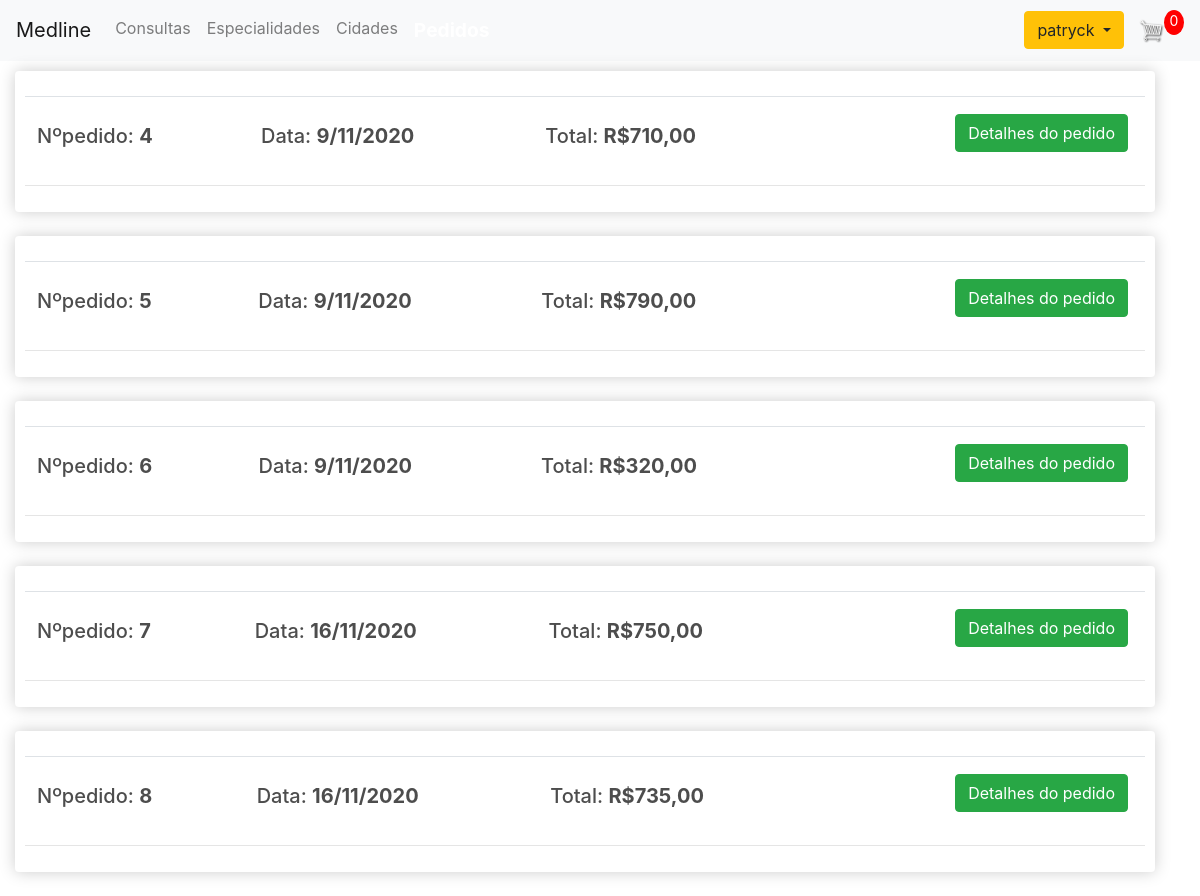
The page /pedidos/ (signed in) on the database as committed earlier.
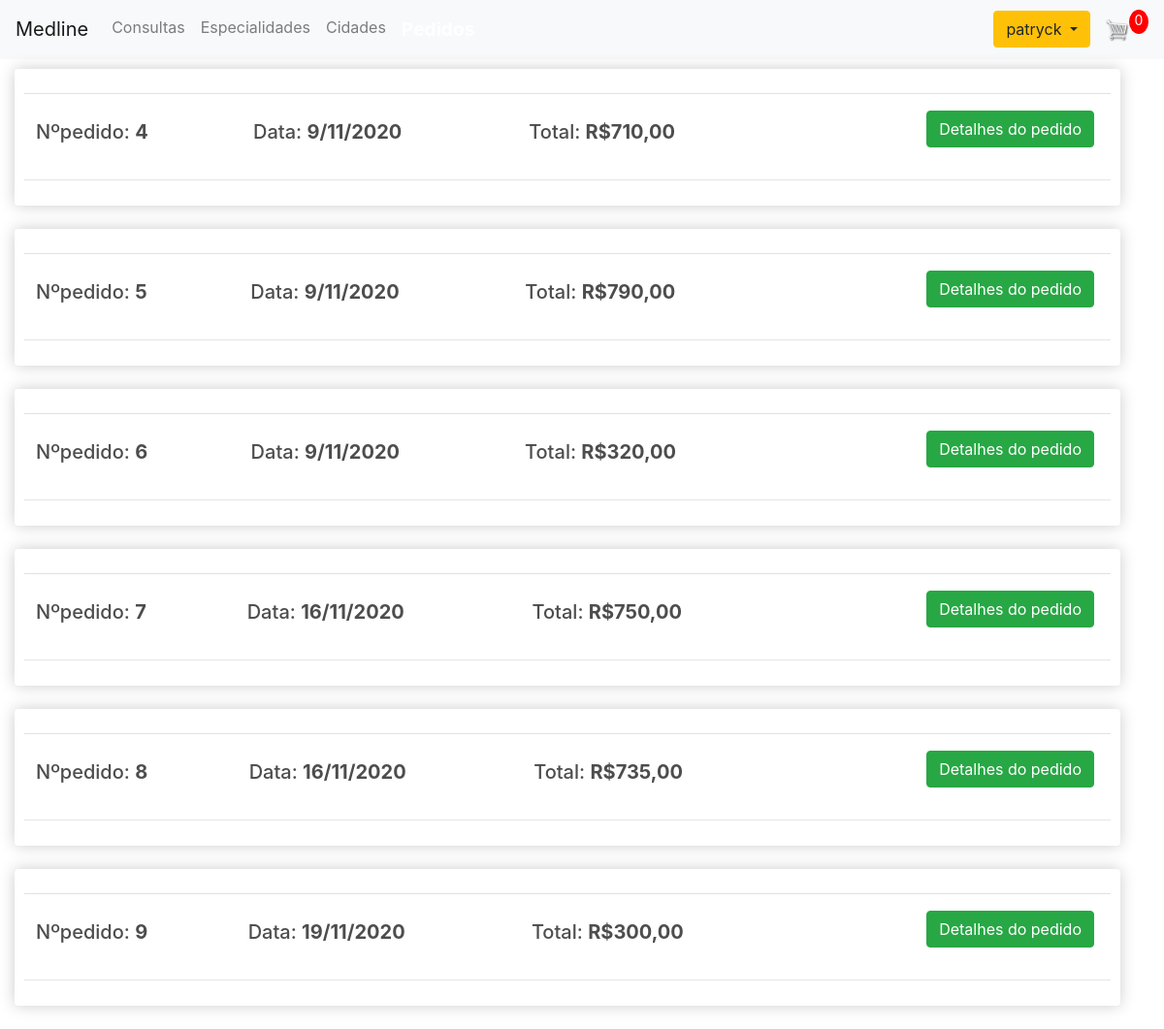
The same page on the database as committed later.
### consulta/models.py (models this page shows, shortened)
class Contato_paciente(models.Model):
    id_paciente = models.ForeignKey(Pacientes, on_delete=models.SET_NULL, blank=True, null=True)
    id_compra = models.ForeignKey(Compras, on_delete=models.SET_NULL, blank=True, null=True)
    nome_completo = models.CharField(max_length=200, null=True)
    email = models.EmailField(max_length=200, null=True)
    cep = models.CharField(max_length=200, null=True)
    rua = models.CharField(max_length=200, null=True)
    bairro = models.CharField(max_length=200, null=True)
    cidade = models.CharField(max_length=200, null=True)
    estado = models.CharField(max_length=200, null=True)
    items_pedido = models.CharField(max_length=200, null=True)
    total = models.CharField(max_length=200, null=True)
    data_compra = models.DateTimeField(auto_now_add=True)

class Compras(models.Model):
    id_paciente = models.ForeignKey(Pacientes, on_delete=models.SET_NULL, null=True)
    data_emissao = models.DateTimeField(auto_now_add=True)
    complete = models.BooleanField(default=False, null=True, blank=True)
    transaction_id = models.CharField(max_length=200, null=True)
    def __str__(self):
        return str(self.id)
    @property
    def get_cart_items(self):
        comprasitems = self.compras_consulta_set.all()
        total = sum([item.quantity for item in comprasitems])
        return total
    class Meta:
        verbose_name = 'Compra'
        verbose_name_plural = 'Compras'

### consulta/views.py (the view)
# urls.py: path('pedidos/', v.pedidos, name="pedidos"),
def pedidos(request):
    if request.user.is_authenticated:
        paciente = request.user.pacientes
        compras, created = Compras.objects.get_or_create(id_paciente=paciente, complete=False)
        items = compras.compras_consulta_set.all()
        cartItems = compras.get_cart_items
    paciente = request.user.pacientes
    contato_paciente = Contato_paciente.objects.all().filter(id_paciente=paciente)
    context = {'cartItems':cartItems,'contato_paciente':contato_paciente}
    return render(request, 'pedidos.html', context)

### consulta/templates/pedidos.html (shortened to what this page needs)
{% extends "base.html" %}
{% load static %}
{% block main %}
{% block links %}
<link rel="stylesheet" type="text/css" href="{% static 'css/pedidos.css' %}">
{% endblock %}
<div class="row col-md-12">
    <div class="col-lg-12">
        {% for dado in contato_paciente %}
        <div class="box-element">
            <table class="table centro">
                <tr>
                    <th><h5 class="centro">Nºpedido: <strong>{{dado.id_compra}}</strong></h5></th>
                    <th><h5 class="centro">Data: <strong>{{dado.data_compra.day}}/{{dado.data_compra.month}}/{{dado.data_compra.year}}</strong></h5></th>
                    <th><h5 class="centro">Total: <strong>R${{dado.total}}</strong></h5></th>
                    <th>
                        <a class="btn btn-success link" href="detalhes_pedido/{{dado.id_compra}}">Detalhes do pedido</a>
                    </th>
                </tr>
            </table>
            <hr>
        </div>
        <br>
        {% endfor %}
    </div>
</div>
{% endblock main %}

Rows that differ between the two databases and show on the page:
added Contato_paciente: id_compra "9", data_compra.day "19", data_compra.month "11", data_compra.year "2020", total "300,00"
